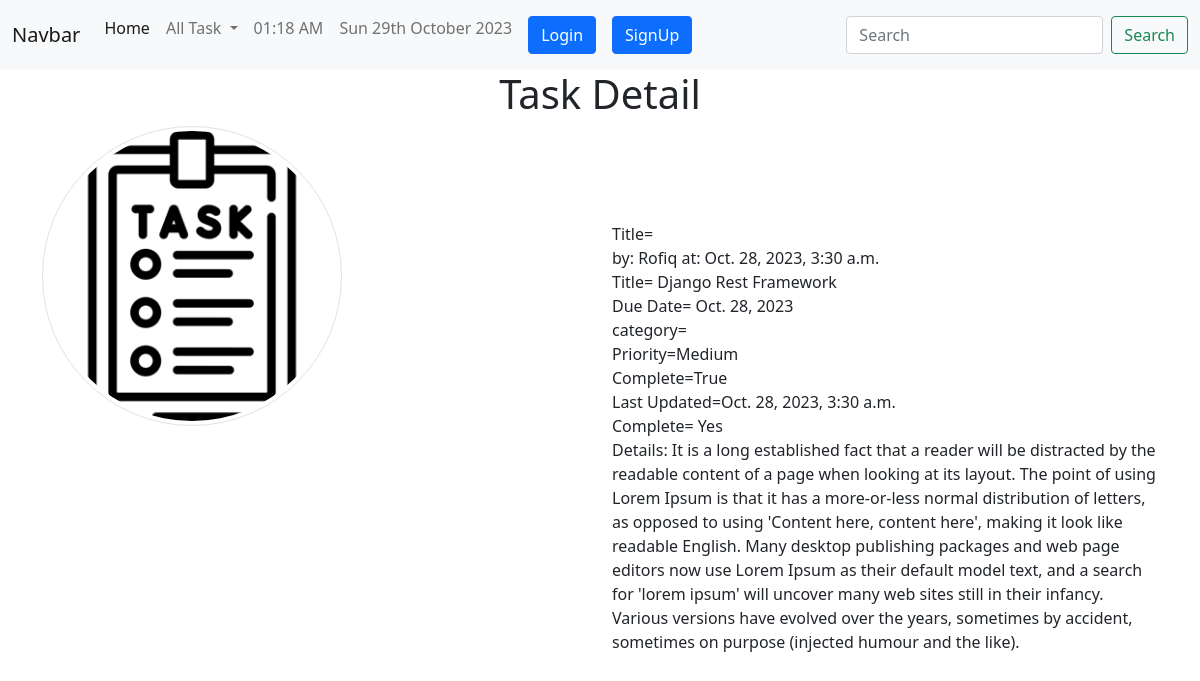
The page /task/taskdetail/2 on the database its author committed.
### task/models.py (models this page shows, shortened)
class Task(models.Model):
    PRIORITY_CHOICES = [
        ('Low', 'Low'),
        ('Medium', 'Medium'),
        ('High', 'High'),
    ]
    user            = models.ForeignKey(User, on_delete=models.CASCADE)
    title           = models.CharField(max_length=200)
    id              = models.AutoField(primary_key=True)
    image           = models.ImageField(default='default.jpg', upload_to='task/images')
    slug            = models.CharField(max_length=100,default=title)
    description     = models.TextField()
    due_date        = models.DateField()
    priority        = models.CharField(max_length=10, choices=PRIORITY_CHOICES, default='Low')
    completed       = models.BooleanField(default=False)
    created_at      = models.DateTimeField(auto_now_add=True)
    last_updated    = models.DateTimeField(auto_now=True, null=True, blank=True)

### task/views.py (the view)
# urls.py: path('taskdetail/<int:id>',TaskDetails.as_view(),name='taskdetail'),
class TaskDetails(DetailView):
    model = Task
    template_name = 'task/taskdetail.html'
    context_object_name = 'item'
    pk_url_kwarg = 'id'

### templates/task/taskdetail.html (shortened to what this page needs)
{% extends "basic.html" %}
{% block body %}
<div class="container">
    <h1 class="text-center">Task Detail</h1>
    <div class="row">
      <div class="col-md-6">
        <img src="{{item.image.url}}" alt="" style="width: 300px; height: 300px" class="rounded-circle img-thumbnail" />
      </div>
      <div class="col-md-6 my-5 py-5">
          Title={{item.lowercase}} <br />
          by: {{item.user.username}} at: {{item.created_at}} <br />
          Title= {{item.title}} <br />
          Due Date= {{item.due_date}} <br />
          category={{item.category}} <br />
          Priority={{item.priority}} <br />
          Complete={{item.completed }} <br />
          Last Updated={{item.last_updated}} <br />
          Complete= {% if item.completed %} Yes {% else %} No{% endif %} <br />
          <p>Details: {{item.description}}</p>
      </div>
{% endblock body%}

### rows shown on the page
Task: image (picture), user.username "Rofiq", created_at "Oct. 28, 2023, 3:30 a.m.", title "Django Rest Framework", due_date "Oct. 28, 2023", priority "Medium", completed "True", last_updated "Oct. 28, 2023, 3:30 a.m.", description "It is a long established fact that a reader will be distracted by the readable content of a page when looking at its layout. The point of using Lorem Ipsum is that it has a more-or-less normal distribution of letters, as opposed to using 'Content here, content here', making it look like readable English. Many desktop publishing packages and web page editors now use Lorem Ipsum as their default model text, and a search for 'lorem ipsum' will uncover many web sites still in their infancy. Various versions have evolved over the years, sometimes by accident, sometimes on purpose (injected humour and the like)."
